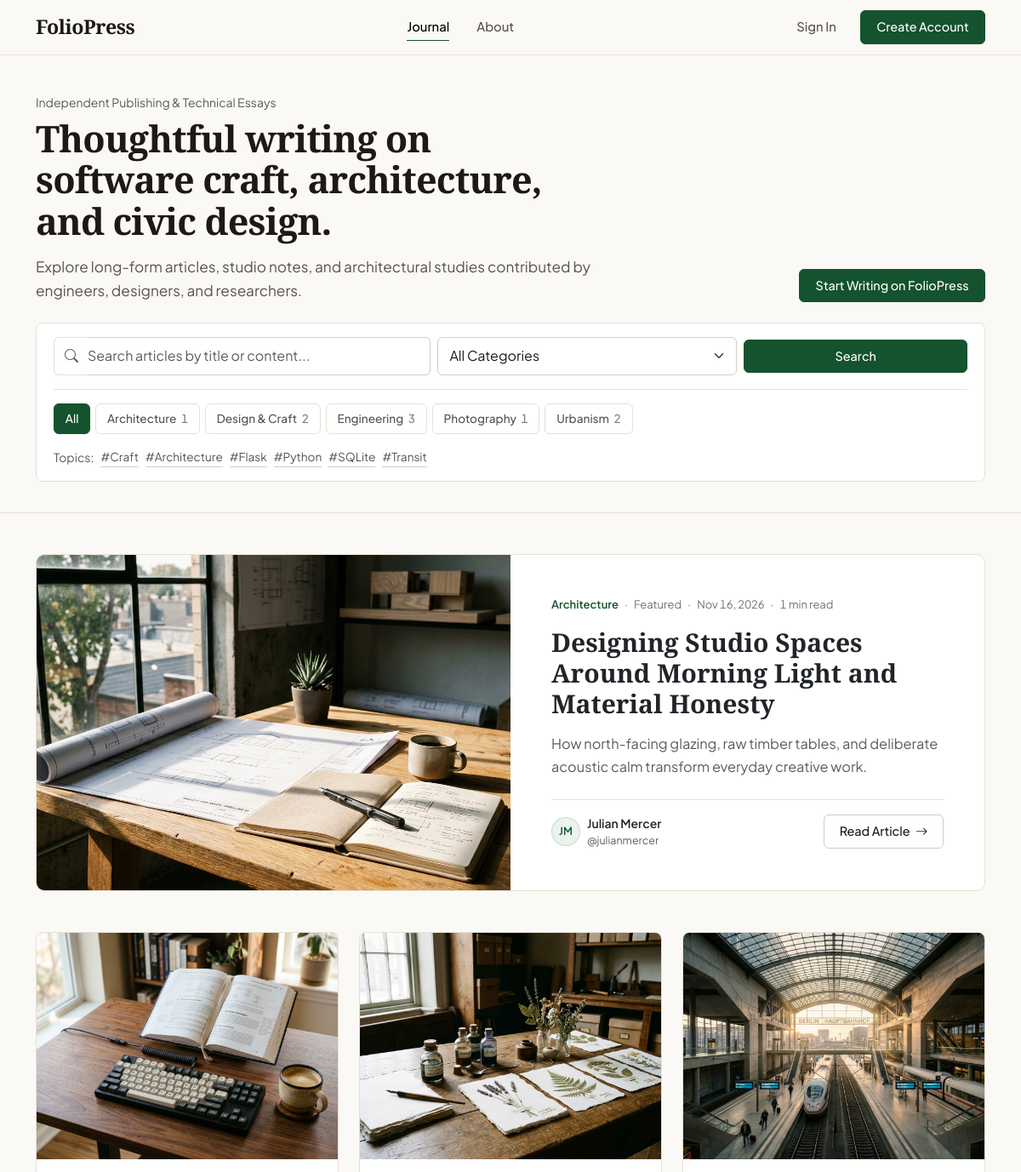
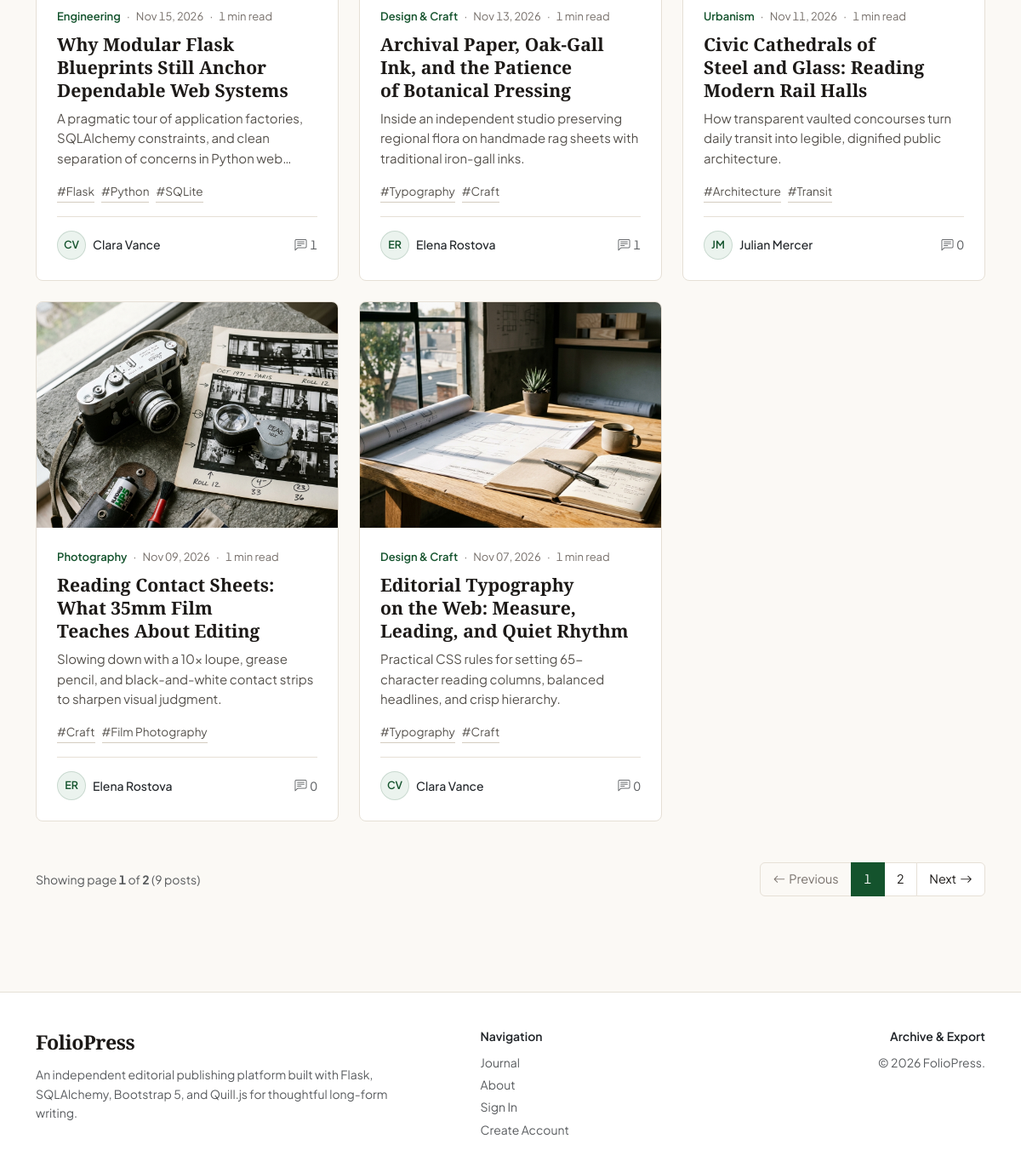
The page / on the database its author committed (2 pictures, top to bottom).
### app/models/category.py (models this page shows, shortened)
class Category(db.Model):
    __tablename__ = "categories"
    id = db.Column(db.Integer, primary_key=True)
    name = db.Column(db.String(80), unique=True, nullable=False)
    slug = db.Column(db.String(100), unique=True, nullable=False, index=True)
    description = db.Column(db.String(255), default="", nullable=False)
    posts = db.relationship("Post", back_populates="category", lazy="dynamic")

### app/models/tag.py (models this page shows, shortened)
class Tag(db.Model):
    __tablename__ = "tags"
    id = db.Column(db.Integer, primary_key=True)
    name = db.Column(db.String(50), unique=True, nullable=False)
    slug = db.Column(db.String(64), unique=True, nullable=False, index=True)
    posts = db.relationship(
        "Post",
        secondary=post_tags,
        back_populates="tags",
        lazy="dynamic",
    )

### app/models/post.py (models this page shows, shortened)
class Post(db.Model):
    __tablename__ = "posts"
    id = db.Column(db.Integer, primary_key=True)
    title = db.Column(db.String(200), nullable=False, index=True)
    slug = db.Column(db.String(220), unique=True, nullable=False, index=True)
    description = db.Column(db.String(400), nullable=False)
    content = db.Column(db.Text, nullable=False)
    featured_image = db.Column(db.String(255), nullable=True)
    is_published = db.Column(db.Boolean, default=True, nullable=False, index=True)
    created_at = db.Column(
        db.DateTime,
        default=lambda: datetime.now(timezone.utc),
        nullable=False,
        index=True,
    )
    updated_at = db.Column(
        db.DateTime,
        default=lambda: datetime.now(timezone.utc),
        onupdate=lambda: datetime.now(timezone.utc),
        nullable=False,
    )
    user_id = db.Column(
        db.Integer,
        db.ForeignKey("users.id", ondelete="CASCADE"),
        nullable=False,
        index=True,
    )
    category_id = db.Column(
        db.Integer,
        db.ForeignKey("categories.id", ondelete="SET NULL"),
        nullable=True,
        index=True,
    )
    author = db.relationship("User", back_populates="posts")
    category = db.relationship("Category", back_populates="posts")
    tags = db.relationship(
        "Tag",
        secondary=post_tags,
        back_populates="posts",
        lazy="selectin",
    )
    comments = db.relationship(
        "Comment",
        back_populates="post",
        cascade="all, delete-orphan",
        order_by="Comment.created_at.desc()",
        lazy="selectin",
    )
    @property
    def reading_time(self) -> int:
        text = re.sub(r"<[^>]+>", " ", self.content or "")
        words = len(text.split())
        return max(1, math.ceil(words / 200))
    @property
    def image_url(self) -> str | None:
        if not self.featured_image:
            return None
        if self.featured_image.startswith(("http://", "https://", "/")):
            return self.featured_image
        return f"/static/{self.featured_image}"

### app/models/user.py (models this page shows, shortened)
class User(UserMixin, db.Model):
    __tablename__ = "users"
    id = db.Column(db.Integer, primary_key=True)
    full_name = db.Column(db.String(120), nullable=False)
    username = db.Column(db.String(64), unique=True, nullable=False, index=True)
    email = db.Column(db.String(120), unique=True, nullable=False, index=True)
    password_hash = db.Column(db.String(256), nullable=False)
    bio = db.Column(db.Text, default="", nullable=False)
    location = db.Column(db.String(100), default="", nullable=False)
    website = db.Column(db.String(200), default="", nullable=False)
    created_at = db.Column(
        db.DateTime, default=lambda: datetime.now(timezone.utc), nullable=False
    )
    posts = db.relationship(
        "Post",
        back_populates="author",
        cascade="all, delete-orphan",
        lazy="dynamic",
    )
    comments = db.relationship(
        "Comment",
        back_populates="author",
        cascade="all, delete-orphan",
        lazy="dynamic",
    )
    @property
    def initials(self) -> str:
        parts = [p for p in self.full_name.strip().split() if p]
        if not parts:
            return self.username[:2].upper()
        if len(parts) == 1:
            return parts[0][:2].upper()
        return (parts[0][0] + parts[-1][0]).upper()

### app/routes/main.py (the view, shortened to what this page needs)
@main_bp.route("/")
def index():
    page = request.args.get("page", 1, type=int)
    q = request.args.get("q", "", type=str).strip()
    category_slug = request.args.get("category", "", type=str).strip()
    tag_slug = request.args.get("tag", "", type=str).strip()
    query = (
        Post.query.options(
            joinedload(Post.author),
            joinedload(Post.category),
        )
        .filter(Post.is_published.is_(True))
    )
    active_category = None
    if category_slug:
        active_category = Category.query.filter_by(slug=category_slug).first()
        if active_category:
            query = query.filter(Post.category_id == active_category.id)
        else:
            query = query.filter(Post.id == -1)
    active_tag = None
    if tag_slug:
        active_tag = Tag.query.filter_by(slug=tag_slug).first()
        if active_tag:
            query = query.filter(Post.tags.any(Tag.id == active_tag.id))
        else:
            query = query.filter(Post.id == -1)
    query = query.order_by(Post.created_at.desc(), Post.id.desc())
    per_page = current_app.config.get("POSTS_PER_PAGE", 6)
    pagination = query.paginate(page=page, per_page=per_page, error_out=False)
    categories_with_counts = (
        db.session.query(Category, func.count(Post.id).label("post_count"))
        .outerjoin(
            Post,
            (Post.category_id == Category.id) & (Post.is_published.is_(True)),
        )
        .group_by(Category.id)
        .order_by(Category.name.asc())
        .all()
    )
    popular_tags = (
        Tag.query.join(Tag.posts)
        .filter(Post.is_published.is_(True))
        .group_by(Tag.id)
        .order_by(func.count(Post.id).desc(), Tag.name.asc())
        .limit(12)
        .all()
    )
    has_active_filters = bool(q or category_slug or tag_slug)
    return render_template(
        "main/index.html",
        posts=pagination.items,
        pagination=pagination,
        categories_with_counts=categories_with_counts,
        popular_tags=popular_tags,
        search_query=q,
        selected_category=category_slug,
        selected_tag=tag_slug,
        active_category=active_category,
        active_tag=active_tag,
        has_active_filters=has_active_filters,
    )

### app/templates/main/index.html (shortened to what this page needs)
{% extends "base.html" %}
{% block content %}
<section class="fp-masthead">
  <div class="container">
    <div class="row align-items-end gy-4">
      <div class="col-lg-8">
        <p class="small text-muted mb-2">Independent Publishing &amp; Technical Essays</p>
        <h1 class="fp-display-title mb-3">
          Thoughtful writing on software craft, architecture, and civic design.
        </h1>
        <p class="fp-lead mb-0">
          Explore long-form articles, studio notes, and architectural studies contributed by engineers, designers, and researchers.
        </p>
      </div>
      <div class="col-lg-4 text-lg-end">
        {% if current_user.is_authenticated %}
          <a href="{{ url_for('posts.create') }}" class="btn btn-fp-primary">
            <i class="bi bi-pencil-square me-2"></i>Publish New Article
          </a>
        {% else %}
          <a href="{{ url_for('auth.register') }}" class="btn btn-fp-primary">
            Start Writing on {{ site_name }}
          </a>
        {% endif %}
      </div>
    </div>
    <div class="fp-filter-bar mt-4">
      <form method="get" action="{{ url_for('main.index') }}" class="row g-2 align-items-center">
        <div class="col-md-5">
          <div class="input-group">
            <span class="input-group-text bg-white border-end-0 text-muted">
              <i class="bi bi-search"></i>
            </span>
            <input
              type="search"
              name="q"
              value="{{ search_query }}"
              class="form-control border-start-0 ps-0"
              placeholder="Search articles by title or content..."
              aria-label="Search articles"
            />
          </div>
        </div>
        <div class="col-md-4">
          <select name="category" class="form-select" aria-label="Filter by category">
            <option value="">All Categories</option>
          </select>
        </div>
        <div class="col-md-3 d-flex gap-2">
          <button type="submit" class="btn btn-fp-primary flex-grow-1">Search</button>
        </div>
      </form>
      <div class="d-flex flex-wrap align-items-center justify-content-between gap-3 mt-3 pt-3 border-top">
        <div class="fp-filter-tabs" role="navigation" aria-label="Category filters">
          <a
            href="{{ url_for('main.index', q=search_query or None, tag=selected_tag or None) }}"
            class="fp-filter-tab {% if not selected_category %}active{% endif %}"
          >
            All
          </a>
          {% for cat, count in categories_with_counts %}
            <a
              href="{{ url_for('main.index', category=cat.slug, q=search_query or None, tag=selected_tag or None) }}"
              class="fp-filter-tab {% if selected_category == cat.slug %}active{% endif %}"
            >
              {{ cat.name }}
              <span class="opacity-75 tabular-nums">{{ count }}</span>
            </a>
          {% endfor %}
        </div>
        {% if popular_tags %}
          <div class="d-flex flex-wrap align-items-center gap-2 small">
            <span class="text-muted">Topics:</span>
            {% for tag in popular_tags[:6] %}
              <a
                href="{{ url_for('main.index', tag=tag.slug, q=search_query or None, category=selected_category or None) }}"
                class="fp-tag-link {% if selected_tag == tag.slug %}active fw-semibold{% endif %}"
              >
                #{{ tag.name }}
              </a>
            {% endfor %}
          </div>
        {% endif %}
      </div>
    </div>
  </div>
</section>
<section class="py-5">
  <div class="container">
    {% if posts %}
      {% if not has_active_filters and pagination.page == 1 %}
        {% set lead_post = posts[0] %}
        {% set remaining_posts = posts[1:] %}
        <article class="fp-featured-card mb-5">
          <div class="row g-0 align-items-stretch">
            <div class="col-lg-6">
              <a href="{{ url_for('posts.detail', slug=lead_post.slug) }}" class="fp-featured-media d-block text-decoration-none">
                {% if lead_post.image_url %}
                  <img
                    src="{{ lead_post.image_url }}"
                    alt="{{ lead_post.title }}"
                    onerror="this.classList.add('d-none'); this.nextElementSibling.classList.remove('d-none');"
                  />
                {% else %}
                  <div class="fp-image-fallback" style="min-height: 340px;">
                    <i class="bi bi-journal-richtext fs-1 mb-2"></i>
                    <span class="small">{{ lead_post.category.name if lead_post.category else 'Featured' }}</span>
                  </div>
                {% endif %}
              </a>
            </div>
            <div class="col-lg-6 p-4 p-lg-5 d-flex flex-column justify-content-center">
              <div class="fp-meta-line mb-3 tabular-nums">
                {% if lead_post.category %}
                  <a href="{{ url_for('main.index', category=lead_post.category.slug) }}" class="fp-meta-category">
                    {{ lead_post.category.name }}
                  </a>
                  <span aria-hidden="true">&middot;</span>
                {% endif %}
                <span>Featured</span>
                <span aria-hidden="true">&middot;</span>
                <span>{{ lead_post.created_at | format_date }}</span>
                <span aria-hidden="true">&middot;</span>
                <span>{{ lead_post.reading_time }} min read</span>
              </div>
              <h2 class="font-serif fw-semibold mb-3" style="font-size: clamp(1.6rem, 2.5vw, 2.2rem); line-height: 1.2;">
                <a href="{{ url_for('posts.detail', slug=lead_post.slug) }}" class="text-decoration-none text-dark">
                  {{ lead_post.title }}
                </a>
              </h2>
              <p class="text-muted mb-4" style="font-size: 1.02rem; line-height: 1.65;">
                {{ lead_post.description }}
              </p>
              <div class="d-flex flex-wrap align-items-center justify-content-between gap-3 pt-3 border-top">
                <a
                  href="{{ url_for('profile.view', username=lead_post.author.username) }}"
                  class="d-inline-flex align-items-center gap-2 text-decoration-none text-dark"
                >
                  <span class="fp-avatar">{{ lead_post.author.initials }}</span>
                  <div>
                    <div class="small fw-semibold">{{ lead_post.author.full_name }}</div>
                    <div class="small text-muted" style="font-size: 0.78rem;">@{{ lead_post.author.username }}</div>
                  </div>
                </a>
                <a href="{{ url_for('posts.detail', slug=lead_post.slug) }}" class="btn btn-fp-outline btn-sm">
                  Read Article <i class="bi bi-arrow-right ms-1"></i>
                </a>
              </div>
            </div>
          </div>
        </article>
        {% if remaining_posts %}
          <div class="row g-4">
            {% for post in remaining_posts %}
              <div class="col-md-6 col-lg-4">
                {% include "components/_post_card.html" %}
              </div>
            {% endfor %}
          </div>
        {% endif %}
      {% endif %}
      {% set pagination_endpoint = 'main.index' %}
      {% set pagination_args = {'q': search_query or None, 'category': selected_category or None, 'tag': selected_tag or None} %}
      {% include "components/_pagination.html" %}
    {% endif %}
  </div>
</section>
{% endblock %}

### app/templates/components/_post_card.html (shortened to what this page needs)
<article class="fp-card">
  <a href="{{ url_for('posts.detail', slug=post.slug) }}" class="fp-card-media d-block text-decoration-none">
    {% if post.image_url %}
      <img
        src="{{ post.image_url }}"
        alt="{{ post.title }}"
        loading="lazy"
        onerror="this.classList.add('d-none'); this.nextElementSibling.classList.remove('d-none');"
      />
    {% else %}
      <div class="fp-image-fallback">
        <i class="bi bi-journal-richtext fs-2 mb-2"></i>
        <span class="small fw-medium">{{ post.category.name if post.category else 'Article' }}</span>
      </div>
    {% endif %}
  </a>
  <div class="p-4 d-flex flex-column flex-grow-1">
    <div class="fp-meta-line mb-2 tabular-nums">
      {% if post.category %}
        <a href="{{ url_for('main.index', category=post.category.slug) }}" class="fp-meta-category">
          {{ post.category.name }}
        </a>
        <span aria-hidden="true">&middot;</span>
      {% endif %}
      <span>{{ post.created_at | format_date }}</span>
      <span aria-hidden="true">&middot;</span>
      <span>{{ post.reading_time }} min read</span>
    </div>
    <h3 class="fp-card-title mb-2">
      <a href="{{ url_for('posts.detail', slug=post.slug) }}">{{ post.title }}</a>
    </h3>
    <p class="fp-card-excerpt mb-3 flex-grow-1">{{ post.description }}</p>
    {% if post.tags %}
      <div class="d-flex flex-wrap gap-2 mb-3">
        {% for tag in post.tags[:3] %}
          <a href="{{ url_for('main.index', tag=tag.slug) }}" class="fp-tag-link">#{{ tag.name }}</a>
        {% endfor %}
      </div>
    {% endif %}
    <div class="pt-3 border-top d-flex align-items-center justify-content-between gap-2">
      <a
        href="{{ url_for('profile.view', username=post.author.username) }}"
        class="d-inline-flex align-items-center gap-2 text-decoration-none text-dark min-w-0"
      >
        <span class="fp-avatar">{{ post.author.initials }}</span>
        <span class="small fw-medium text-truncate">{{ post.author.full_name }}</span>
      </a>
      <span class="small text-muted tabular-nums text-nowrap">
        <i class="bi bi-chat-left-text me-1"></i>{{ post.comments|length }}
      </span>
    </div>
  </div>
</article>

### rows shown on the page
Category: name "Architecture", count "1", category.name "Architecture"
Category: name "Design & Craft", count "2"
Category: name "Engineering", count "3"
Category: name "Photography", count "1"
Category: name "Urbanism", count "2"
Tag: name "Craft"
Tag: name "Architecture"
Tag: name "Flask"
Tag: name "Python"
Tag: name "SQLite"
Tag: name "Transit"
Post: image_url (picture), created_at "Nov 16, 2026", reading_time "1", title "Designing Studio Spaces Around Morning Light and Material Honesty", description "How north-facing glazing, raw timber tables, and deliberate acoustic calm transform everyday creative work."
User: author.initials "JM", author.full_name "Julian Mercer", author.username "julianmercer"
Post: image_url (picture), category.name "Engineering", created_at "Nov 15, 2026", reading_time "1", title "Why Modular Flask Blueprints Still Anchor Dependable Web Systems", description "A pragmatic tour of application factories, SQLAlchemy constraints, and clean separation of concerns in Python…", author.initials "CV", author.full_name "Clara Vance", comments|length "1"
Post: image_url (picture), category.name "Design & Craft", created_at "Nov 13, 2026", reading_time "1", title "Archival Paper, Oak-Gall Ink, and the Patience of Botanical Pressing", description "Inside an independent studio preserving regional flora on handmade rag sheets with traditional iron-gall inks.", author.initials "ER", author.full_name "Elena Rostova", comments|length "1"
Tag: name "Typography"
Post: image_url (picture), category.name "Urbanism", created_at "Nov 11, 2026", reading_time "1", title "Civic Cathedrals of Steel and Glass: Reading Modern Rail Halls", description "How transparent vaulted concourses turn daily transit into legible, dignified public architecture.", author.initials "JM", author.full_name "Julian Mercer", comments|length "0"
Post: image_url (picture), category.name "Photography", created_at "Nov 09, 2026", reading_time "1", title "Reading Contact Sheets: What 35mm Film Teaches About Editing", description "Slowing down with a 10x loupe, grease pencil, and black-and-white contact strips to sharpen visual judgment.", author.initials "ER", author.full_name "Elena Rostova", comments|length "0"
Tag: name "Film Photography"
Post: image_url (picture), category.name "Design & Craft", created_at "Nov 07, 2026", reading_time "1", title "Editorial Typography on the Web: Measure, Leading, and Quiet Rhythm", description "Practical CSS rules for setting 65-character reading columns, balanced headlines, and crisp hierarchy.", author.initials "CV", author.full_name "Clara Vance", comments|length "0"

### other values the page prints
{{ site_name }} "FolioPress"
{{ pagination.page }} "1"
{{ pagination.pages }} "2"
{{ pagination.total }} "9"
{{ 'post' if pagination.total == 1 else 'posts' }} "posts"
{{ page_num }} "1" "2"
